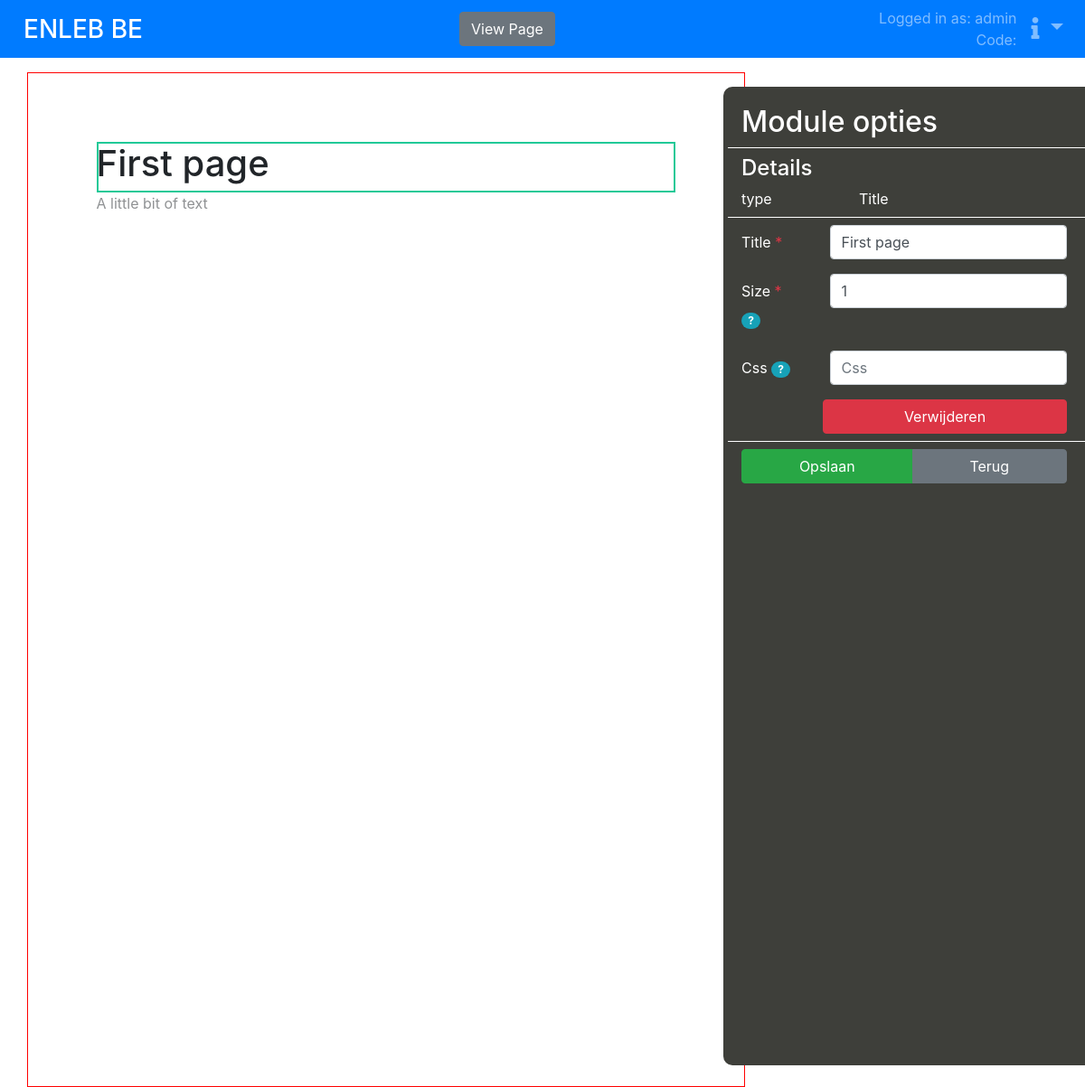
/test/2/edit/3/ (signed in), run on the app's committed database.
### PageDisplay/models.py (models this page shows, shortened)
class BasicModuleMixin:
    @staticmethod
    def _render(widget, request, overlay=None, page_id=None, template_engine=None, **kwargs):
        local_context = {}
        for kwarg_name in widget.use_from_context:
            local_context[kwarg_name] = kwargs.get(kwarg_name, None)
        return widget.render(request,
                             overlay=overlay,
                             page_id=page_id,
                             template_engine=template_engine,
                             **local_context)

class BaseModule(models.Model):
    _type = models.PositiveIntegerField()
    verbose = "-Abstract module-"
    _type_id = 0
    exclude_editing_fields = []
    @property
    def type(self):
        return self.verbose
    def get_child(self):
        child_class = registry.get_module(self._type)
        child_obj = child_class.objects.get(id=self.id)
        return child_obj
    def _init_widget(self, widget=None):
        widget = widget or self.widget
        if isinstance(widget, type):
            widget = widget(model=self)
        return widget
    def render(self, widget=None, request=None, **kwargs):
        child = self.get_child()
        widget_inst = child._init_widget(widget)
        return child._render(widget_inst, request, **kwargs)
    @staticmethod
    def _render(widget, request, **kwargs):
        return widget.render(request, context=kwargs)
    def get_fixed_properties(self, *args):
        properties = [('type', self.type), *args]
        return properties
    def get_modules(self, filter_class_type=None, filter_id=None, exclude_self=False):
        if exclude_self:
            return []
        if filter_id:
            if self.id == filter_id:
                return [self]
            else:
                return []
        if filter_class_type:
            if isinstance(self, filter_class_type):
                return [self]
            else:
                return []
        else:
            return [self]

class TitleModule(BasicModuleMixin, BaseModule):
    verbose = "Title"
    widget = module_widgets.TitleWidget
    _type_id = 1
    title = models.CharField(max_length=127)
    size = models.PositiveIntegerField(default=1, help_text="The level of the title 1,2,3... maz 5")
    css = models.CharField(max_length=256, help_text="CSS classes in accordance with Bootstrap",
                           null=True, blank=True, default="")

class TextModule(BasicModuleMixin, BaseModule):
    verbose = "Text"
    _type_id = 2
    widget = module_widgets.TextWidget
    text = models.TextField()
    css = models.CharField(max_length=256, help_text="CSS classes in accordance with Bootstrap",
                           null=True, blank=True, default="")

### PageDisplay/views.py (the view, shortened to what this page needs)
class PageAlterModuleView(ModuleEditBase, UpdateView):
    template_name = 'pagedisplay/page_edit_module.html'
    def get_object(self, queryset=None):
        return self.selected_module
    def get_form_class(self):
        return build_moduleform(
            instance=self.selected_module,
            exclude_fields=self.selected_module.exclude_editing_fields,
            get_as_class=True
        )

### PageDisplay/forms.py
    class ModuleForm(forms.ModelForm):
        class Meta:
            model = class_type
            exclude = exclude_fields

### PageDisplay/__init__.py (called while the page is built)
def reverse_ns(request, url, kwargs):
    namespace = request.resolver_match.namespace
    if len(namespace) > 0:
        url = namespace + ":" + url
    return reverse(url, kwargs=kwargs)

### PageDisplay/forms.py (called while the page is built)
def build_moduleform(instance, get_as_class=False, exclude_fields=[], **kwargs):
    class_type = type(instance)
    exclude_fields = ['_type', *exclude_fields]
    class ModuleForm(forms.ModelForm):
        class Meta:
            model = class_type
            exclude = exclude_fields
    if get_as_class:
        return ModuleForm
    return ModuleForm(instance=instance, **kwargs)

### PageDisplay/models.py (called while the page is built)
    def get_as_child(self):
        for child in self.__class__.__subclasses__():
            if child.objects.filter(id=self.id).exists():
                return child.objects.get(id=self.id).get_as_child()
        return self

    def render(self, **kwargs):
        child = self.get_as_child()
        return child._render(**kwargs)

    def _render(self, **kwargs):
        renderer = kwargs.pop('renderer', None) or self.renderer
        return renderer(page=self).render(**kwargs)

    def get_sub_modules(self):
        return self.get_modules(exclude_self=True)

    def get_modules(self, filter_class_type=None, filter_id=None, exclude_self=False):
        if filter_id:
            link = self.module_link.filter(id=filter_id).first()
            if link:
                return [link.module.get_child()]
            elif self.id == filter_id:
                return [self]
        modules = []
        for module_link in self.module_link.order_by('position'):
            modules.extend(module_link.module.get_child().get_modules(
                filter_class_type=filter_class_type,
                filter_id=filter_id,
                exclude_self=False)
            )
        modules.extend(super(OrderedContainerModule, self).get_modules(
            filter_class_type=filter_class_type,
            filter_id=filter_id,
            exclude_self=exclude_self)
        )
        return modules

### PageDisplay/module_registry.py (called while the page is built)
    def get_module(self, type_id):
        registered_module = self._modules.get(type_id, None)
        if registered_module:
            return registered_module.module
        else:
            return None

### PageDisplay/module_widgets.py (called while the page is built)
    def get_context_data(self, request=None, **kwargs):
        return {'module': self.model,
                **kwargs}

### PageDisplay/overlays.py (called while the page is built)
    def get_context(self, module=None):
        return {'module': module}

### PageDisplay/templates/pagedisplay/page_edit_module.html (shortened to what this page needs)
{% extends 'pagedisplay/page_edit_base.html' %}
{% load page_tags %}
{% block sidebar_title %}
    Module opties
{% endblock %}
{% block sidebar_content %}
    <div class="row">
        <div class="h4 col-12">
            Details
        </div>
        <div class="col-12">
            {% for key, value in selected_module.get_fixed_properties %}
                <div class="row">
                    <div class="col-4">{{ key }}</div>
                    <div class="col-8">{{ value }}</div>
                </div>
            {% endfor %}
        </div>
        <hr class="col-12 border-white my-2">
    </div>
    <div class="row">
        <form class="col-12" method="post" id="property_form" enctype="multipart/form-data">
            {% include "snippets/bootstrap_form.html" %}
        </form>
        <div class="col-12">
            <a href="{% ns_url 'edit_page_delete_module' module_id=selected_module.id %}"
               class="btn btn-danger col-12 col-md-9 offset-md-3">
                Verwijderen
            </a>
        </div>
        <hr class="col-12 border-white my-2">
        <div class="btn-group col-12" role="group" aria-label="Opties">
            <input type="submit" class="btn btn-success" value="Opslaan" form="property_form">
            <a class="btn btn-secondary" href="{% ns_url 'edit_page' %}">Terug</a>
        </div>
    </div>
{% endblock %}

### assets/templates/base_with_body.html (shortened to what this page needs)
{% extends 'base.html' %}
{% load static %}
{% load django_bootstrap_breadcrumbs  %}
{% load score_result_tags %}
{% block body_content %}
    {% if user.is_authenticated %}
        <nav class="navbar navbar-expand navbar-dark bg-primary my-0 py-0">
            <a href="{% url 'index' %}" class="navbar-brand mr-auto">
                <span class="h3 d-none d-lg-inline"
                      style="line-height: 40px; vertical-align: middle; margin: 0 0 0 10px"> {{ SITE_DISPLAY_NAME }}</span>
            </a>
            <div class="mr-auto">
                {% block nav-bar-options %}
                {% endblock %}
            </div>
            {% with justify="d-flex justify-content-between align-items-center" %}
                <span class="navbar-text text-right px-2">
                Logged in as: {{ user }}<br>
                Code: {{ inquirer.get_inquiry_code }}
                </span>
                    <div class="navbar-nav">
                        <div class="nav-item dropdown">
                            <a class="nav-link dropdown-toggle h4 mb-0" href="#" data-toggle="dropdown">
                                <i class="fas fa-info"></i>
                            </a>
                        </div>
                    </div>
            {% endwith %}
        </nav>
    {% endif %}
    {% block body-containerless %}{% endblock %}
{% endblock body_content %}

### PageDisplay/templates/pagedisplay/modules/module_vertical_container.html (shortened to what this page needs)
{% load page_tags %}
{% for sub_module in widget.module.get_sub_modules %}
    <div class="row">
        <div class="col-12">
            {% render_module sub_module %}
        </div>
    </div>
{% endfor %}

### PageDisplay/templates/pagedisplay/module_overlays/mo_selected.html
{% extends 'pagedisplay/module_overlays/mo_base.html' %}
{% block overlay_start %}
    {% if widget.module.id == widget.selected_module.id %}
    <div class="page_edit_overlay select">
        <div></div>
    </div>
    {% endif %}
{% endblock %}
{% block module %}
    {% if widget.module.id != widget.selected_module.id %}
        <div style="opacity: 0.5">
        {{ block.super }}
        </div>
    {% else %}
        {{ block.super }}
    {% endif %}
{% endblock %}

### PageDisplay/templates/pagedisplay/modules/module_title.html
<h{{ widget.module.size }} style="{{ widget.module.css }}">
    {{ widget.module.title }}
</h{{ widget.module.size }}>

### PageDisplay/templates/pagedisplay/modules/module_text.html
{% load full_domain_urls %}
<p style="{{ widget.module.css }}">
    {{ widget.module.text|linebreaksbr|urlize|urls_in_new_tab }}
</p>

### assets/templates/snippets/bootstrap_form.html (shortened to what this page needs)
{% load widget_tweaks %}
{% for field in form.visible_fields %}
    <div class="form-group row">
        <div class="col-md-3 ">
            <label for="{{ field.id_for_label }}" class="col-form-label q_question">
                {{ field.label }}
                {% if field.field.required %}
                    <span class="text-danger">*</span>
                {% endif %}
            </label>
            {% if field.field.help_text|length > 0 %}
                <label for="{{ field.id_for_label }}_help_text" class="badge badge-pill badge-info noselect">
                    ?
                </label>
            {% endif %}
        </div>
        <div class="col-md-9 sksr_q_answer">
            {% if form.is_bound %}
                {% if field.errors %}
                    {% for error in field.errors %}
                        <div class="alert alert-danger mb-0">
                            {{ error }}
                        </div>
                    {% endfor %}
                    {% render_field field class="form-control" placeholder=field.label %}
                {% else %}
                    {% render_field field class="form-control" placeholder=field.label %}
                {% endif %}
            {% else %}
                {% if field.field.disabled %}
                    {% render_field field class="form-control" placeholder=field.label %}
                {% else %}
                    {% render_field field class="form-control" placeholder=field.label %}
                {% endif %}
            {% endif %}
        </div>
    </div>
{% endfor %}

### assets/static/css/question_style.css (style rules this page uses)
.noselect { -webkit-touch-callout: none; -webkit-user-select: none; -khtml-user-select: none; -moz-user-select: none; -ms-user-select: none; user-select: none; }

### PageDisplay/static/css/page_edit.css (style rules this page uses)
.page_edit_overlay { position: absolute; height: 100%; width: 100%; padding-right: 30px; z-index: 100000; }
.page_edit_overlay>div { border: 1px solid #ffffff; height:100%; }
.page_edit_overlay.select>div,.pe_mark_selected { border: 2px solid #20c997; }

### data on the page
TitleModule: module "First page", title "First page" "1"
TextModule: module.text|urls_in_new_tab "A little bit of text"

### other printed values
{{ SITE_DISPLAY_NAME }} "ENLEB BE"
{{ name }} "View Page"
{{ user }} "admin"
{{ key }} "type"
{{ value }} "Title"
{{ field.label }} "Title" "Size" "Css"
